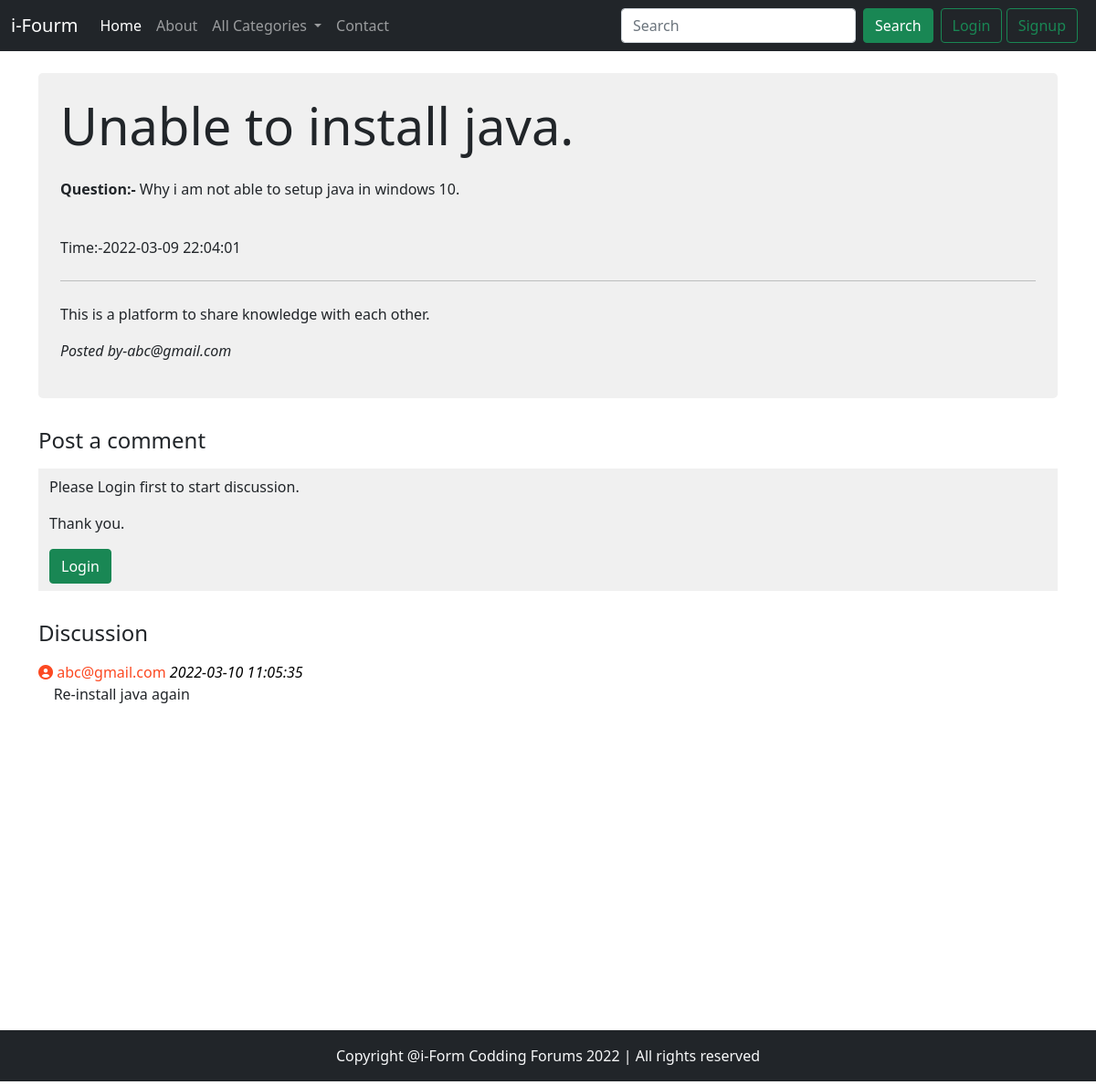
Page /thread.php?threadid=2 on the committed database.
### tables this page shows
CREATE TABLE `threads` (
  `threads_id` int(10) NOT NULL,
  `threads_title` varchar(255) NOT NULL,
  `threads_desc` text NOT NULL,
  `threads_cat_id` int(20) NOT NULL,
  `threads_user_id` int(20) NOT NULL,
  `timestamp` datetime NOT NULL DEFAULT current_timestamp()
);

CREATE TABLE `users` (
  `user_id` int(10) NOT NULL,
  `user_email` varchar(20) NOT NULL,
  `user_pass` varchar(255) NOT NULL,
  `timestamo` datetime NOT NULL DEFAULT current_timestamp()
);

CREATE TABLE `comments` (
  `comment_id` int(10) NOT NULL,
  `comment_content` text NOT NULL,
  `thread_id` int(10) NOT NULL,
  `time` datetime NOT NULL DEFAULT current_timestamp(),
  `comment_by` int(20) NOT NULL
);

### thread.php (the view, shortened to what this page needs)
<!doctype html>
<html lang="en">
<head>
    <link href="https://cdn.jsdelivr.net/npm/bootstrap@5.1.3/dist/css/bootstrap.min.css" rel="stylesheet">
    <link rel="stylesheet" href="https://cdnjs.cloudflare.com/ajax/libs/font-awesome/6.0.0/css/all.min.css" />
</head>
<body>
    <?php
    include('../forum/partial/_header.php');
    ?>
    <?php
    $threadid = $_GET['threadid'];
    $sql = "SELECT * FROM `threads` WHERE threads_id =$threadid";
    $result = mysqli_query($con, $sql);
    while ($row = mysqli_fetch_assoc($result)) {
        $threadsTitle = $row['threads_title'];
        $threadsDesc = $row['threads_desc'];
        $timestamp = $row['timestamp'];
        $comment_by = $row['threads_user_id'];
        $sql2 = "SELECT `user_email` FROM users WHERE user_id='$comment_by'";
        $result2 = mysqli_query($con, $sql2);
        $row2 = mysqli_fetch_assoc($result2);
        $postedBy = $row2['user_email'];
        echo '
                <div class="container my-4">
                    <div class="p-4 shadow-4 rounded-3" style="background-color: hsl(0, 0%, 94%);">
                    <h2 class="display-4">' . $threadsTitle . '</h2>
                    <p class="pt-3">
                      <b>Question:- </b>' . $threadsDesc . '
                    </p><br>
                    Time:-' . $timestamp . '
                     <hr class="my-4" />
                    <p>
                         This is a platform to share knowledge with each other.
                    </p>
                    <p><em>
                    Posted by-' . $postedBy . '
                    </em>
                    </p>
                    </div>
                </div>
                ';
    }
    ?>
    <div class="container">
        <h4 class="py-2">Post a comment</h4>
        <?php
        if (isset($_SESSION['loggedin']) && $_SESSION['loggedin'] == true) {
            echo '
                <div class="jumbotron jumbotron-fluid" style="background-color: hsl(0, 0%, 94%);">
            <div class="container">
                <form class="py-2" action="' . $_SERVER['REQUEST_URI'] . '" method="POST">
                    <div class="form-group py-2">
                        <label for="exampleInputEmail1">Type your comment</label>
                        <textarea class="form-control" id="comment" name="comment" rows="3"></textarea>
                        <input type="hidden" name="user_id" value="' . $_SESSION["user_id"] . '">
                    </div>
                    <button type="submit" class="btn btn-success">Post Comment</button>
                </form>
            </div>
        </div>';
        } else {
            echo '<div class="jumbotron jumbotron-fluid" style="background-color: hsl(0, 0%, 94%);">
            <div class="container">
                <div class="">
                    <p class="pt-2">Please Login first to start discussion.</p>
                    <p>Thank you.</p>
                </div>
                <button type="submit" class="btn btn-success mb-2">Login</button>
        </div>
    </div>';
        }
        ?>
    </div>
    <div class="container my-4" id="ques">
        <h4 class="py-2">Discussion</h4>
        <?php
        $threadid = $_GET['threadid'];
        $sql = "SELECT * FROM `comments` WHERE thread_id=$threadid";
        $result = mysqli_query($con, $sql);
        while ($row = mysqli_fetch_assoc($result)) {
            $comment_content = $row['comment_content'];
            $time = $row['time'];
            $comment_by = $row['comment_by'];
            $sql2 = "SELECT `user_email` FROM users WHERE user_id='$comment_by'";
            $result2 = mysqli_query($con, $sql2);
            $row2 = mysqli_fetch_assoc($result2);
            echo '
                        <div class="media">
                            <div class="media-body">
                                <p class="font-weight-bold my-0 userName"><i class="fa fa-user-circle" aria-hidden="true"></i> ' . $row2['user_email'] . ' <i id="user">' . $time . '</i></p>
                                &nbsp;&nbsp;&nbsp;&nbsp' .  $comment_content . '
                            </div>
                        </div>
                        ';
        }
        ?>
    </div>
    <?php
    include('../forum/partial/_footer.php');
    ?>
</body>
</html>

### thread.php (style rules this page uses)
#ques { min-height: 433px; }
.userName { color: #FC4922; }
#user { color: black; text-decoration: none; }

### rows in the picture
threads: threads_title "Unable to install java.", threads_desc "Why i am not able to setup java in windows 10.", timestamp "2022-03-09 22:04:01", users.user_email "abc@gmail.com"
comments: users.user_email "abc@gmail.com", time "2022-03-10 11:05:35", comment_content "Re-install java again"
